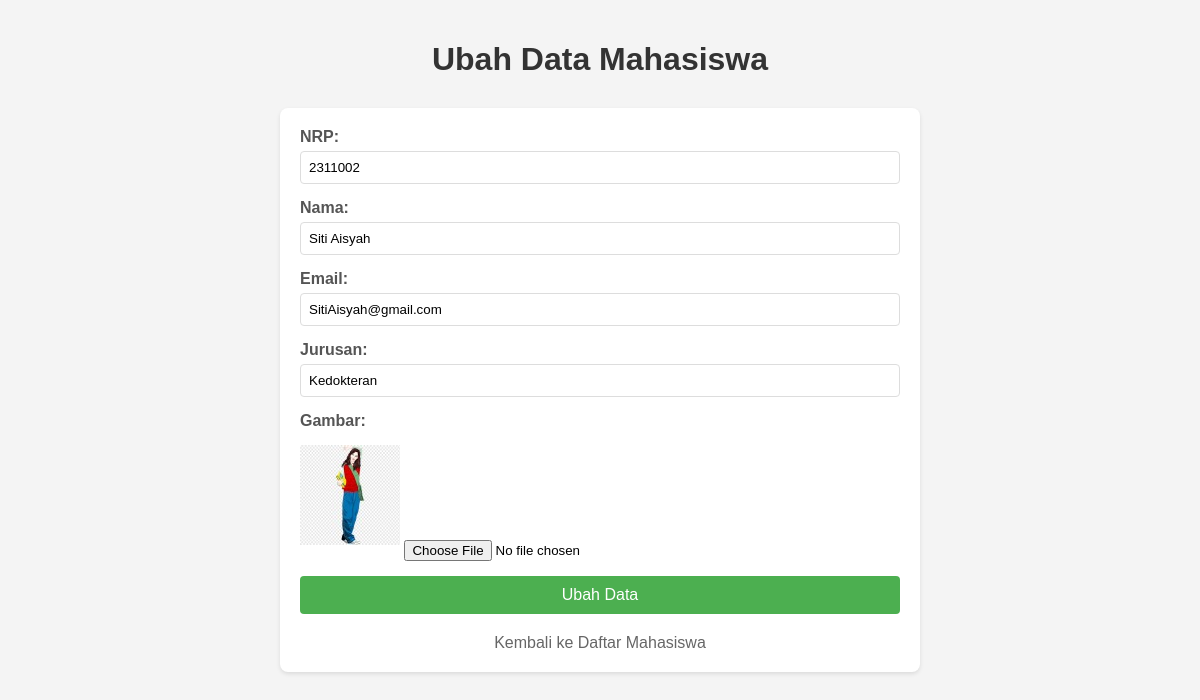
The page /ubah.php?id=2 (signed in) on the database its author committed.
### tables this page shows
CREATE TABLE `mahasiswa` (
  `id` int(11) NOT NULL,
  `nama` varchar(100) NOT NULL,
  `nrp` varchar(10) NOT NULL,
  `email` varchar(100) NOT NULL,
  `jurusan` varchar(100) NOT NULL,
  `gambar` varchar(100) NOT NULL
);

### functions.php (called while the page is built, shortened)
<?php
$conn = mysqli_connect("localhost", "root", "", "phpdasar");
function query($query) {
    global $conn;
    $result = mysqli_query($conn, $query);
    $rows = [];
    while ($row = mysqli_fetch_assoc($result)) {
        $rows[] = $row;
    }
    return $rows;
}
?>

### ubah.php (the view, shortened to what this page needs)
<?php
require 'functions.php';
$id = $_GET["id"];
$mhs = query("SELECT * FROM mahasiswa WHERE id = $id")[0];
?>
<!DOCTYPE html>
<html lang="id">
<head>
</head>
<body>
    <h1>Ubah Data Mahasiswa</h1>
    <div class="container">
        <form action="" method="post" enctype="multipart/form-data">
            <div class="form-group">
                <label for="nrp">NRP:</label>
                <input type="text" name="nrp" id="nrp" required
                       value="<?= $mhs["nrp"]; ?>">
            </div>
            <div class="form-group">
                <label for="nama">Nama:</label>
                <input type="text" name="nama" id="nama" required
                       value="<?= $mhs["nama"]; ?>">
            </div>
            <div class="form-group">
                <label for="email">Email:</label>
                <input type="email" name="email" id="email" required
                       value="<?= $mhs["email"]; ?>">
            </div>
            <div class="form-group">
                <label for="jurusan">Jurusan:</label>
                <input type="text" name="jurusan" id="jurusan" required
                       value="<?= $mhs["jurusan"]; ?>">
            </div>
            <div class="form-group">
                <label for="gambar">Gambar:</label>
                <img src="img/<?= $mhs['gambar']; ?>" class="img-preview">
                <input type="file" name="gambar" id="gambar">
            </div>
            <button type="submit" name="submit">Ubah Data</button>
        </form>
        <a href="index.php" class="kembali">Kembali ke Daftar Mahasiswa</a>
    </div>
</body>
</html>

### ubah.php (style rules this page uses)
body { font-family: Arial, sans-serif; margin: 0; padding: 20px; background-color: #f4f4f4; }
h1 { text-align: center; color: #333; margin-bottom: 30px; }
.container { max-width: 600px; margin: 0 auto; background-color: white; padding: 20px; border-radius: 8px; box-shadow: 0 2px 4px rgba(0, 0, 0, 0.1); }
.form-group { margin-bottom: 15px; }
label { display: block; margin-bottom: 5px; color: #555; font-weight: bold; }
input[type="text"], input[type="email"] { width: 100%; padding: 8px; border: 1px solid #ddd; border-radius: 4px; box-sizing: border-box; }
input[type="file"] { margin-top: 5px; }
.img-preview { max-width: 100px; margin: 10px 0; }
button { background-color: #4CAF50; color: white; padding: 10px 20px; border: none; border-radius: 4px; cursor: pointer; width: 100%; font-size: 16px; }
.kembali { display: block; text-align: center; margin-top: 20px; color: #666; text-decoration: none; }

### rows shown on the page
mahasiswa: nrp "2311002", nama "Siti Aisyah", email "SitiAisyah@gmail.com", jurusan "Kedokteran", gambar (picture)
